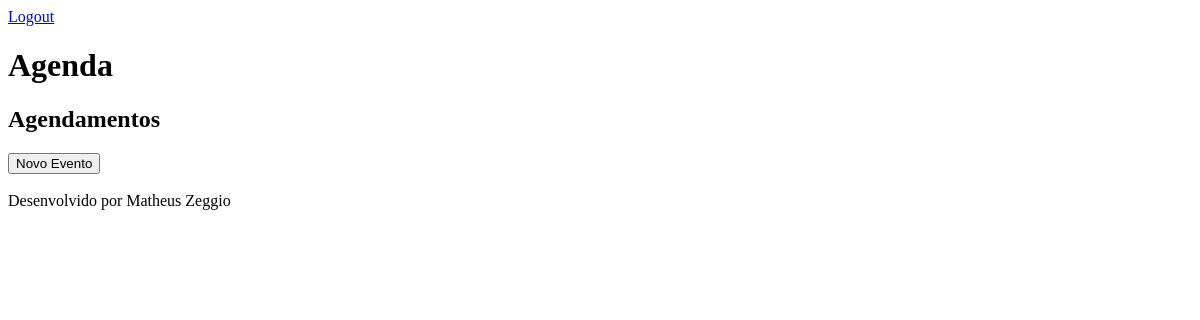
The page /agenda/ (signed in) on the database as committed earlier.
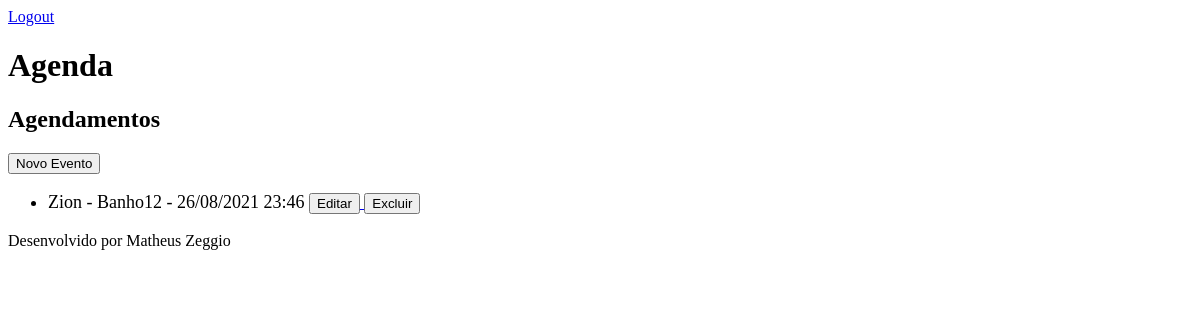
The same page on the database as committed later.
### core/models.py (models this page shows, shortened)
class Evento(models.Model):
    titulo = models.CharField( max_length=100 )
    descricao = models.TextField( blank= True, null = True )
    data_evento = models.DateTimeField(verbose_name='Data do Evento')
    data_criacao = models.DateTimeField( auto_now= True )
    usuario = models.ForeignKey(User, on_delete=models.CASCADE)
    class Meta:
        db_table = 'evento'
    def get_data_evento(self):
        return self.data_evento.strftime('%d/%m/%Y %H:%M')

### core/views.py (the view)
# urls.py: path('agenda/', views.lista_eventos),
@login_required(login_url='/login/')
def lista_eventos(request):
    usuario = request.user
    data_atual = datetime.now() - timedelta(hours=1)
    evento = Evento.objects.filter(usuario=usuario, data_evento__gt = data_atual)
    data = { 'eventos': evento }
    return render(request, "agenda.html", data)

### agenda/templates/agenda.html
{% extends "model-page.html" %}
{% block content %}
    <h2>Agendamentos</h2>
    <a href="evento/">
        <button type="button">Novo Evento</button>
    </a>
    <ul style="font-size: 18px;">
        {% for evento in eventos %}
            <li>
                <div>
                    {{ evento.titulo }} - {{ evento.get_data_evento }}
                    <a href="evento/?id={{ evento.id }}">
                        <button type="button">Editar</button>
                    </a>
                    <a href="evento/delete/{{ evento.id }}/">
                        <button type="button">Excluir</button>
                    </a>
                </div>
            </li>
        {% endfor %}
    </ul>
{% endblock %}

### agenda/templates/model-page.html
<!DOCTYPE html>
<html lang="en">
    <head>
        {% include "model-header.html" %}
    </head>
    <body>
        {% block content %} {% endblock %}
         {% include "model-footer.html" %}
    </body>
</html>

### agenda/templates/model-header.html (shortened to what this page needs)
<a href="/logout">Logout</a>
<h1>Agenda</h1>

### agenda/templates/model-footer.html
<p>
    Desenvolvido por Matheus Zeggio
</p>

Rows that differ between the two databases and show on the page:
added Evento: titulo "Zion - Banho12", get_data_evento "26/08/2021 23:46"
